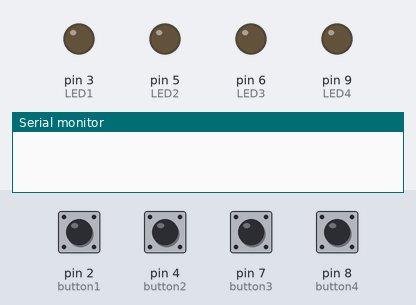
This sketch was run on a simulated Arduino Uno, built with avr-gcc and run on an emulated ATmega328P. Parts: output pins drawn as LEDs (lit = HIGH), the last lines printed to the serial monitor. Dashed ring = blinking. The inputs (shaded band) are chosen by the test bench; at power-on: pin 2 (button1), pin 4 (button2), pin 7 (button3), pin 8 (button4) HIGH.

Above: at 1.2 s.
1.3 s: pin 2 (button1) pulled LOW for 0.15 s
At 1.7 s:
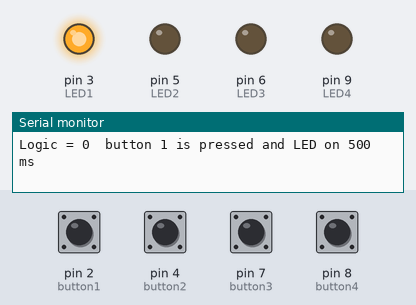
4.4 s: pin 7 (button3) pulled LOW for 1 s
At 6.7 s:
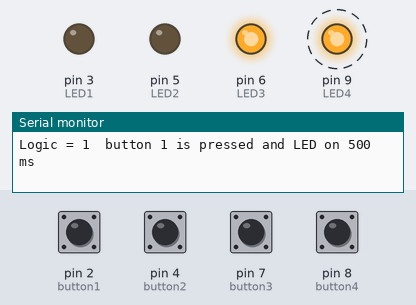
8.3 s: pin 8 (button4) pulled LOW for 0.15 s
At 8.7 s:
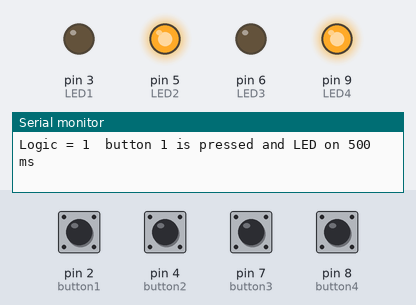
11.3 s: pin 2 (button1) pulled LOW for 1 s
At 12.7 s:
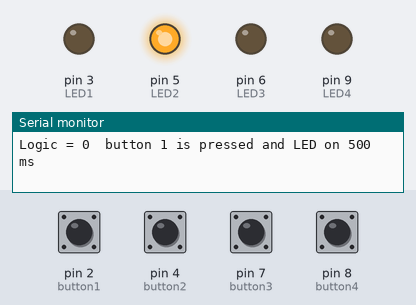
15.3 s: pin 4 (button2) pulled LOW for 0.15 s
At 15.7 s:
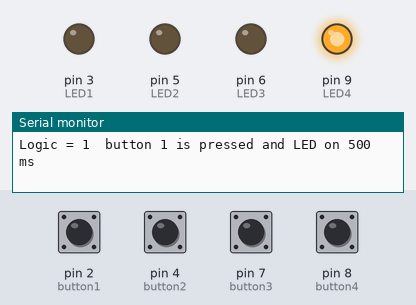
Timing chart, 0 to 19.4 s (numbered marks = the images above; inputs shaded):
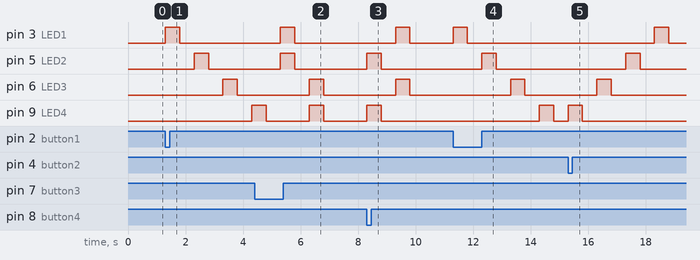

The sketch:

Swap_Switch_LEDs.ino
```cpp
int button1 = 2;
int button2 = 4;
int button3 = 7;
int button4 = 8;
int LED1 = 3;
int LED2 = 5;
int LED3 = 6;
int LED4 = 9;

void setup() {
  Serial.begin(9600);

  pinMode(button1, INPUT_PULLUP);
  pinMode(button2, INPUT_PULLUP);
  pinMode(button3, INPUT_PULLUP);
  pinMode(button4, INPUT_PULLUP);

  pinMode(LED1, OUTPUT);
  pinMode(LED2, OUTPUT);
  pinMode(LED3, OUTPUT);
  pinMode(LED4, OUTPUT);

  digitalWrite(LED1, LOW);
  digitalWrite(LED2, LOW);
  digitalWrite(LED3, LOW);
  digitalWrite(LED4, LOW);

}

void loop() {
  if (digitalRead(button1) == LOW) {
    Serial.print("Logic = ");Serial.print(digitalRead(button1));Serial.print("  ");
    Serial.println("button 1 is pressed and LED on 500 ms");
      digitalWrite(LED1, HIGH);
      delay(500);
      digitalWrite(LED1, LOW);
      delay(500);
      digitalWrite(LED2, HIGH);
      delay(500);
      digitalWrite(LED2, LOW);
      delay(500);
      digitalWrite(LED3, HIGH);
      delay(500);
      digitalWrite(LED3, LOW);
      delay(500);
      digitalWrite(LED4, HIGH);
      delay(500);
      digitalWrite(LED4, LOW);
      delay(500);

  } else if(digitalRead(button2) == LOW) {
     Serial.print("Logic = ");Serial.print(digitalRead(button1));Serial.print("  ");
    Serial.println("button 1 is pressed and LED on 500 ms");
       digitalWrite(LED4, HIGH);
      delay(500);
      digitalWrite(LED4, LOW);
      delay(500);
      digitalWrite(LED3, HIGH);
      delay(500);
      digitalWrite(LED3, LOW);
      delay(500);
      digitalWrite(LED2, HIGH);
      delay(500);
      digitalWrite(LED2, LOW);
      delay(500);
      digitalWrite(LED1, HIGH);
      delay(500);
      digitalWrite(LED1, LOW);
      delay(500);

  } else if(digitalRead(button3) == LOW) {
     Serial.print("Logic = ");Serial.print(digitalRead(button1));Serial.print("  ");
    Serial.println("button 1 is pressed and LED on 500 ms");
      digitalWrite(LED1, HIGH);
      digitalWrite(LED2, HIGH);
      delay(500);
      digitalWrite(LED1, LOW);
      digitalWrite(LED2, LOW);
      delay(500);
      digitalWrite(LED3, HIGH);
      digitalWrite(LED4, HIGH);
      delay(500);
      digitalWrite(LED3, LOW);
      digitalWrite(LED4, LOW);
      delay(500);

  } else if(digitalRead(button4) == LOW) {
     Serial.print("Logic = ");Serial.print(digitalRead(button1));Serial.print("  ");
    Serial.println("button 1 is pressed and LED on 500 ms");
      digitalWrite(LED2, HIGH);
      digitalWrite(LED4, HIGH);
      delay(500);
      digitalWrite(LED2, LOW);
      digitalWrite(LED4, LOW);
      delay(500);
      digitalWrite(LED1, HIGH);
      digitalWrite(LED3, HIGH);
      delay(500);
      digitalWrite(LED1, LOW);
      digitalWrite(LED3, LOW);
      delay(500);
  }

}
```

Measured:
- after the input at 1.3 s, pin 3 (LED1): LOW → HIGH at once, → LOW 0.50 s later; pin 5 (LED2): LOW → HIGH after 1.0 s, → LOW 0.50 s later; pin 6 (LED3): LOW → HIGH after 2.0 s, → LOW 0.50 s later; pin 9 (LED4): LOW → HIGH after 3.0 s
- after the input at 4.4 s, pin 3 (LED1), pin 5 (LED2): LOW → HIGH after 0.90 s, → LOW 0.50 s later; pin 6 (LED3): LOW → HIGH after 1.9 s, → LOW 0.50 s later
- after the input at 8.3 s, pin 3 (LED1), pin 6 (LED3): LOW → HIGH after 1.0 s, → LOW 0.50 s later; pin 5 (LED2), pin 9 (LED4): LOW → HIGH at once, → LOW 0.50 s later
- after the input at 11.3 s, pin 3 (LED1): LOW → HIGH at once, → LOW 0.50 s later; pin 5 (LED2): LOW → HIGH after 1.0 s, → LOW 0.50 s later; pin 6 (LED3): LOW → HIGH after 2.0 s, → LOW 0.50 s later; pin 9 (LED4): LOW → HIGH after 3.0 s, → LOW 0.50 s later
- after the input at 15.3 s, pin 3 (LED1): LOW → HIGH after 3.0 s, → LOW 0.50 s later; pin 5 (LED2): LOW → HIGH after 2.0 s, → LOW 0.50 s later; pin 6 (LED3): LOW → HIGH after 1.0 s, → LOW 0.50 s later; pin 9 (LED4): LOW → HIGH at once, → LOW 0.50 s later
